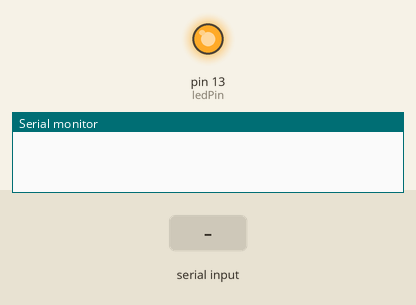
Recording of a sketch running on a simulated Arduino Uno, built with avr-gcc and run on an emulated ATmega328P. Shown: output pins drawn as LEDs (lit = HIGH), the last lines printed to the serial monitor. Dashed ring = blinking. The test bench sets the inputs (shaded band).

Above: at 1.2 s.
1.3 s: "0" received over the second serial link
At 2.1 s:
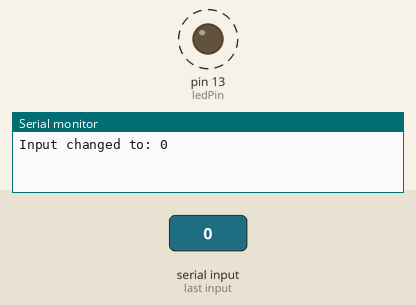
4.3 s: "1" received over the second serial link
At 4.6 s:
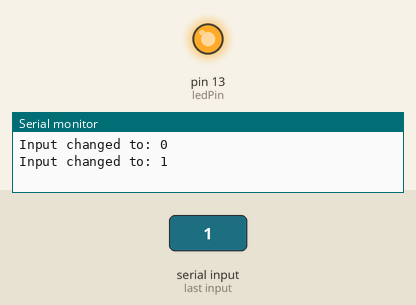
Timing chart, 0 to 7.3 s (numbered marks = the images above; inputs shaded):
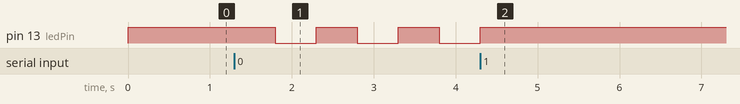

The sketch:

Receiver.ino
```cpp
#include <SoftwareSerial.h>

const int ledPin = 13;
SoftwareSerial XBee(2,3);
char serialInput = '1';     // Default to '1' (LED on)
unsigned long previousMillis = 0;
const long blinkInterval = 500;
bool ledBlinkState = false;

void setup() {
  // put your setup code here, to run once:
  pinMode (ledPin, OUTPUT);
  Serial.begin(9600);
  XBee.begin(9600);
}

void loop() {
  // Read serial input from XBee if available
  if (XBee.available() > 0) {
    char received = XBee.read();
    if (received == '0' || received == '1') {
      serialInput = received;
      Serial.print("Input changed to: ");
      Serial.println(serialInput);
    }
  }

  // Act on input
  if (serialInput == '1') {
    digitalWrite(ledPin, HIGH);  // LED stays on
  } else if (serialInput == '0') {
    // Non-blocking blink
    unsigned long currentMillis = millis();
    if (currentMillis - previousMillis >= blinkInterval) {
      previousMillis = currentMillis;
      ledBlinkState = !ledBlinkState;
      digitalWrite(ledPin, ledBlinkState ? HIGH : LOW);
    }
  }
}
```

Measured:
- after the input at 1.3 s, pin 13 (ledPin): alternates HIGH for 0.50 s and LOW for 0.50 s, starting after 0.50 s
- after the input at 4.3 s, pin 13 (ledPin): stops changing and stays HIGH
